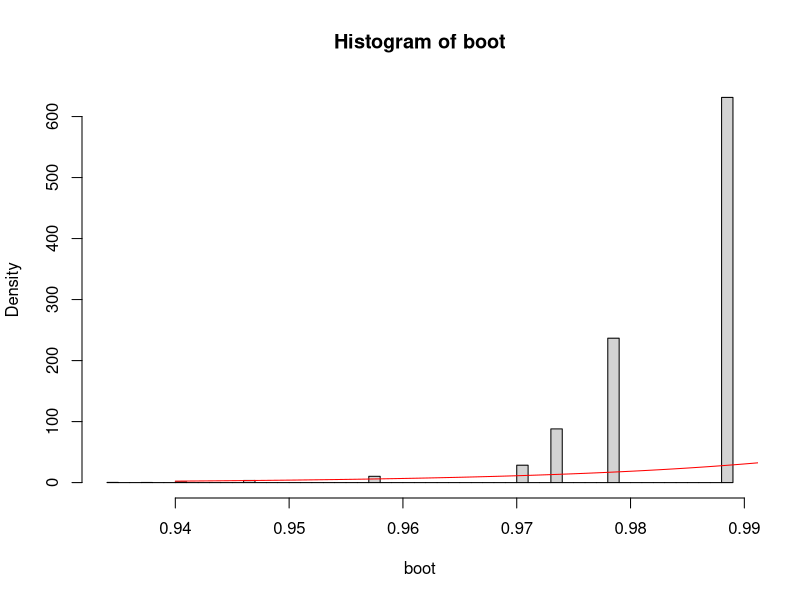

Reproduce this figure in R.
## ---- chunk 1
n <- 50
set.seed(42)
xi <- runif(n,0,1)
## ---- chunk 2
B <- 10000
boot <- rep(0, B)
for (i in 1:B)
{
  s <- sample(xi, n, replace=TRUE)
  boot[i] <- max(s)
}
## ---- chunk 3
hist(boot, breaks=50, freq=FALSE)
curve(n*x^(n-1), 0.94, 1, add=T, col="Red")
